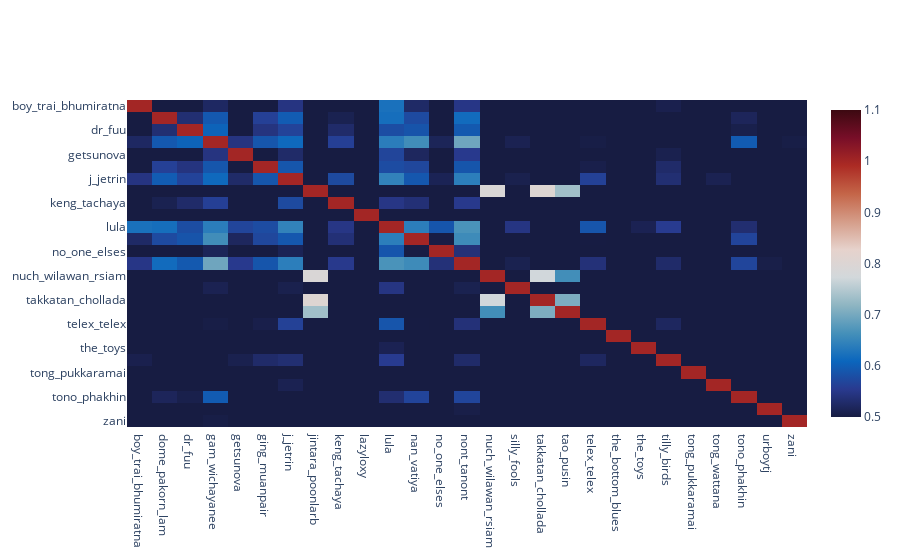

The cell this chart's notebook holds for it:
### Code cell
similarity_matrix = cosine_similarity(vstack(artist_filter_df['tf_idf_vector']), 
                                      vstack(artist_filter_df['tf_idf_vector']))
artist_names = artist_filter_df['artist'].tolist()
fig = go.Figure(data=go.Heatmap(z=np.flipud(similarity_matrix), x=artist_names, y=list(reversed(artist_names)), 
                                colorscale='balance', zmin=0.5, zmax=1.1))
fig.show()

### Figure 1 — Plotly figure (JSON) as saved in the notebook; plotly's stock layout.template omitted (floating-point values rounded to 4 significant figures; data arrays with more than 128 entries replaced by an {"elided": "..."} marker saying what was removed)
{"data": [{"colorscale": [[0, "rgb(23, 28, 66)"], [0.09091, "rgb(41, 58, 143)"], [0.1818, "rgb(11, 102, 189)"], [0.2727, "rgb(69, 144, 185)"], [0.3636, "rgb(142, 181, 194)"], [0.4545, "rgb(210, 216, 219)"], [0.5455, "rgb(230, 210, 204)"], [0.6364, "rgb(213, 157, 137)"], [0.7273, "rgb(196, 101, 72)"], [0.8182, "rgb(172, 43, 36)"], [0.9091, "rgb(120, 14, 40)"], [1, "rgb(60, 9, 17)"]], "type": "heatmap", "x": ["boy_trai_bhumiratna", "dome_pakorn_lam", "dr_fuu", "gam_wichayanee", "getsunova", "ging_muanpair", "j_jetrin", "jintara_poonlarb", "keng_tachaya", "lazyloxy", "lula", "nan_vatiya", "no_one_elses", "nont_tanont", "nuch_wilawan_rsiam", "silly_fools", "takkatan_chollada", "tao_pusin", "telex_telex", "the_bottom_blues", "the_toys", "tilly_birds", "tong_pukkaramai", "tong_wattana", "tono_phakhin", "urboytj", "zani"], "y": ["zani", "urboytj", "tono_phakhin", "tong_wattana", "tong_pukkaramai", "tilly_birds", "the_toys", "the_bottom_blues", "telex_telex", "tao_pusin", "takkatan_chollada", "silly_fools", "nuch_wilawan_rsiam", "nont_tanont", "no_one_elses", "nan_vatiya", "lula", "lazyloxy", "keng_tachaya", "jintara_poonlarb", "j_jetrin", "ging_muanpair", "getsunova", "gam_wichayanee", "dr_fuu", "dome_pakorn_lam", "boy_trai_bhumiratna"], "z": {"elided": "27x27 float values"}, "zmax": 1.1, "zmin": 0.5}], "layout": {}}
